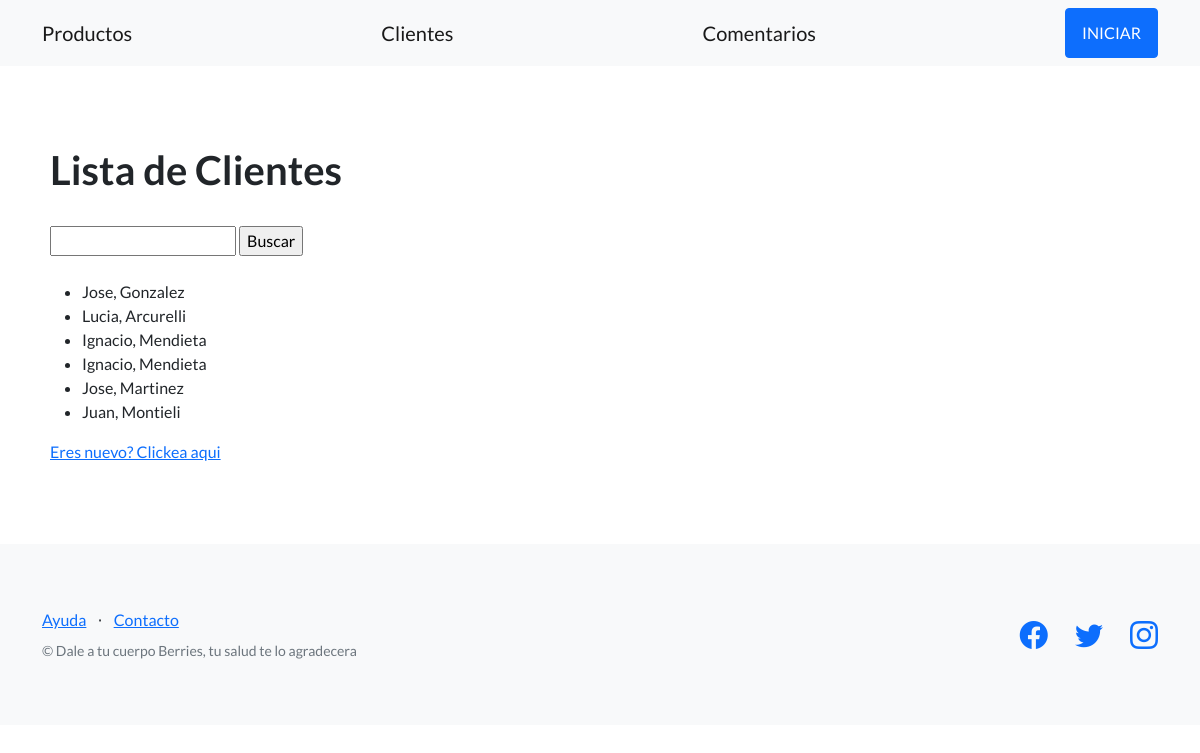
The page /compras/clientes/ on the database as committed earlier.
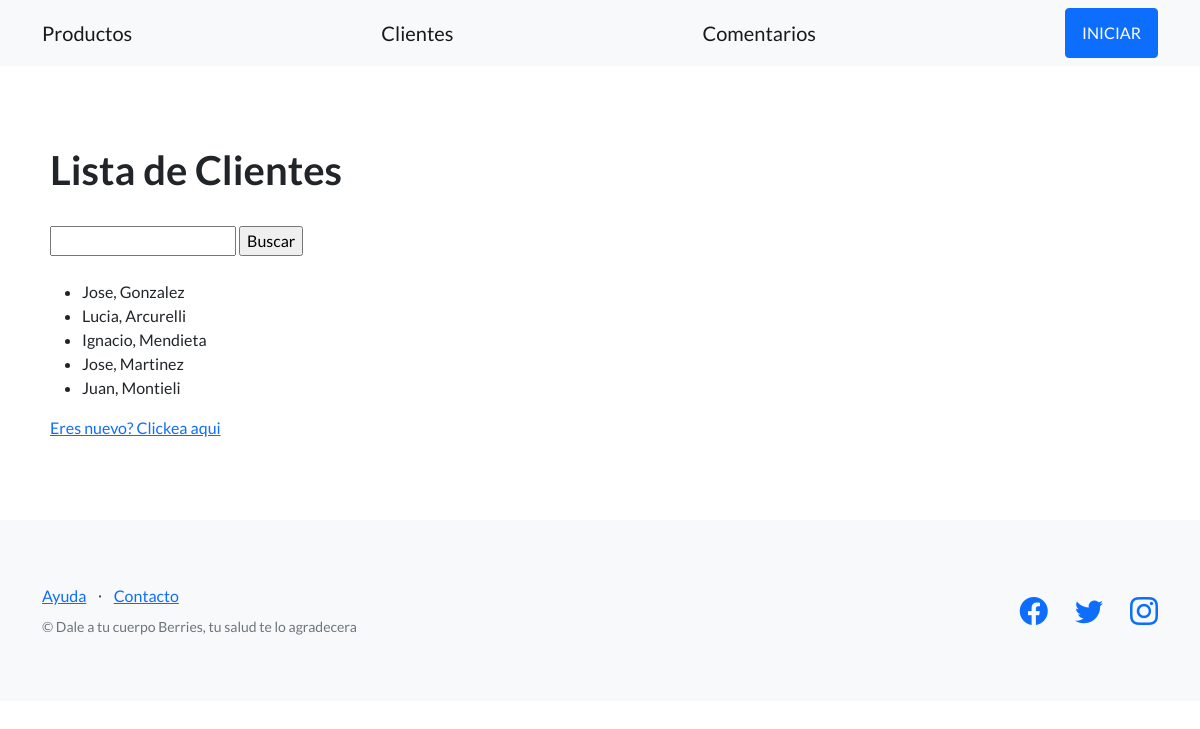
The same page on the database as committed later.
### compras_1/models.py (models this page shows, shortened)
class Clientes(models.Model):
    nombre = models.CharField(max_length=256)
    apellido = models.CharField(max_length=256)
    dni = models.CharField(max_length=32, unique=True)
    email = models.EmailField()
    fecha_nac = models.DateField()

### compras_1/views.py (the view)
# urls.py: path('clientes/', listar_clientes, name="listar_clientes"),
def listar_clientes(request):
    clientes = {
        'clientes': Clientes.objects.all()
    }
    return render(
        request=request,
        template_name='compras_1/lista_clientes.html',
        context=clientes,
    )

### compras_1/templates/compras_1/lista_clientes.html (shortened to what this page needs)
{% extends 'compras_1/base.html'%}
{% block contenido %}
    <h1>Lista de Clientes</h1>
    <br>
    <form action="{% url 'buscar_cliente' %}" method="post">
      <input type="text" name="busqueda">
      <input type="submit" value="Buscar">
    </form>
  <br>
    <ul>
      {% for cliente in clientes %}
      <li>{{cliente.nombre}}, {{cliente.apellido}}</li>
      {% endfor %}
    </ul>
    <a href="{% url 'crear_cliente' %}">Eres nuevo? Clickea aqui </a>
{% endblock contenido %}

Rows that differ between the two databases and show on the page:
removed Clientes: nombre "Ignacio", apellido "Mendieta"
